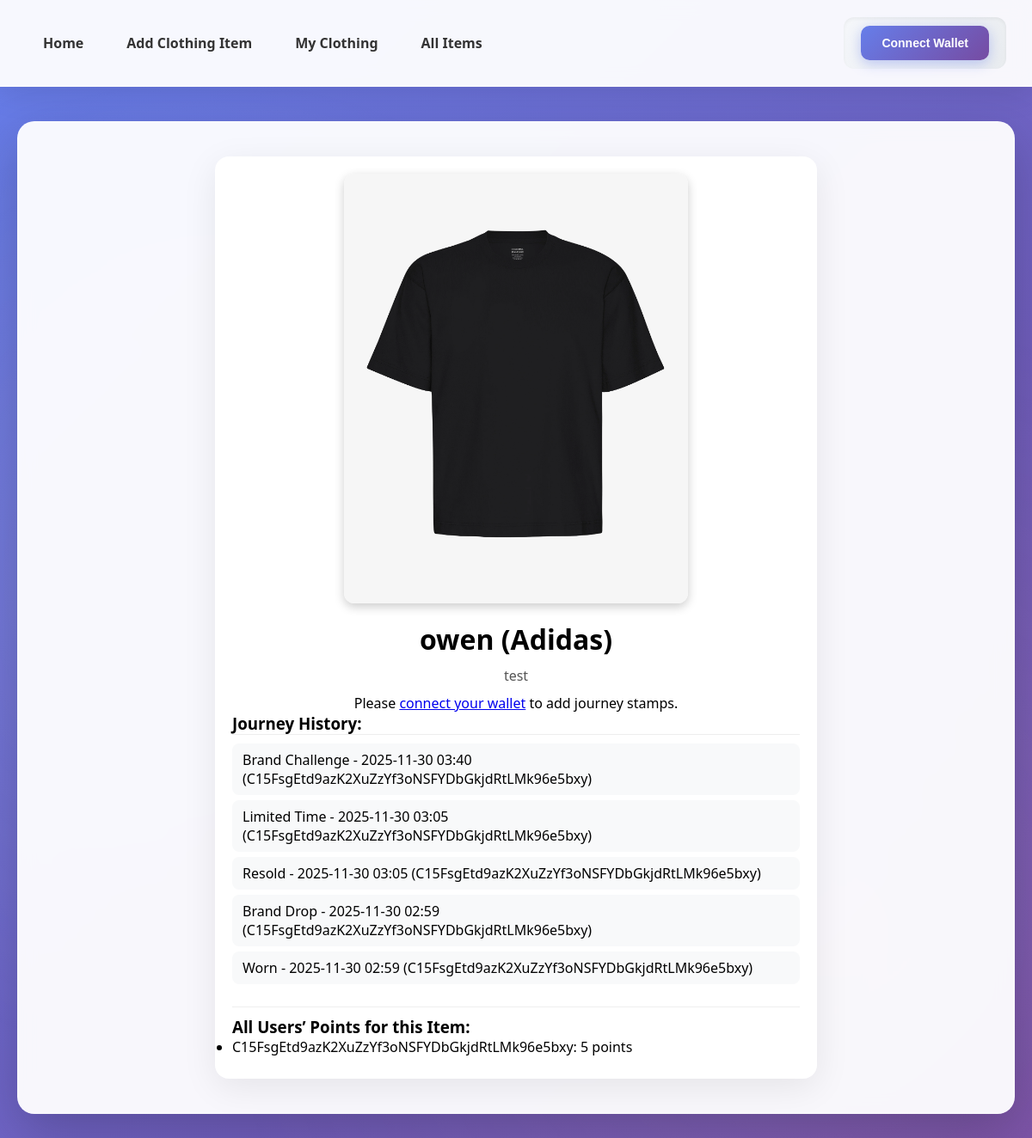
/item/59NteGuTZgK519NWdJ2auAvFjw2JFBL25GJRTGrAKtTC, run on the app's committed database.
### backend/models.py (models this page shows)
class Item(db.Model):
    __tablename__ = 'items'
    solanaMint = db.Column(db.String(44), primary_key=True)
    ownerPublicKey = db.Column(db.String(44))
    name = db.Column(db.String(30))
    description = db.Column(db.String(100))
    image_filename = db.Column(db.String(255))
    brand = db.Column(db.String(50))  # store brand name directly

class JourneyStamp(db.Model):
    __tablename__ = "journey_stamps"
    id = db.Column(db.Integer, primary_key=True)
    item_mint = db.Column(db.String(44), db.ForeignKey("items.solanaMint"))
    user_wallet = db.Column(db.String(44), db.ForeignKey("users.wallet"))
    event = db.Column(db.String(50))
    timestamp = db.Column(db.DateTime, default=db.func.now())

### backend/routes.py (the view)
    @app.route("/item/<mint_address>")
    def item_page(mint_address):
        wallet_pk = session.get("wallet_public_key")
        item = Item.query.get(mint_address)
        if not item:
            return "Item not found", 404
        stamps = JourneyStamp.query.filter_by(item_mint=mint_address).order_by(JourneyStamp.timestamp.desc()).all()
        item_points = 0
        if wallet_pk:
            item_points = JourneyStamp.query.filter_by(item_mint=mint_address, user_wallet=wallet_pk).count()
        from sqlalchemy import func
        user_points = (
            JourneyStamp.query
            .with_entities(JourneyStamp.user_wallet, func.count(JourneyStamp.id).label("points"))
            .filter_by(item_mint=mint_address)
            .group_by(JourneyStamp.user_wallet)
            .all()
        )
        return render_template(
            "item.html",
            item=item,
            stamps=stamps,
            wallet_public_key=wallet_pk,
            item_points=item_points,
            journey_events=JOURNEY_EVENTS,
            user_points=user_points
        )

### backend/templates/item.html (shortened to what this page needs)
{% extends "base.html" %}
{% block content %}
<div class="item-container">
    <img src="{{ url_for('static', filename='uploads/' + item.image_filename) }}" alt="{{ item.name }}" class="item-image">
    <h2>{{ item.name }} ({{ item.brand }})</h2>
    <p class="description">{{ item.description }}</p>
    {% if wallet_public_key %}
    <p class="loyalty-points">Your Loyalty Points for this item: <span id="points">{{ item_points }}</span></p>
    <div class="journey-actions">
        <select id="journeyEvent">
            {% for event in journey_events %}
                <option value="{{ event }}">{{ event.replace('_', ' ').title() }}</option>
            {% endfor %}
        </select>
        <button onclick="addJourney()">Add Journey Stamp</button>
    </div>
    {% else %}
    <p style="text-align:center;">Please <a href="/connect_wallet">connect your wallet</a> to add journey stamps.</p>
    {% endif %}
    <h3>Journey History:</h3>
    <ul class="journey-history" id="stampList">
        {% for stamp in stamps %}
            <li>{{ stamp.event.replace('_', ' ').title() }} - {{ stamp.timestamp.strftime('%Y-%m-%d %H:%M') }} ({{ stamp.user_wallet }})</li>
        {% endfor %}
    </ul>
    <div class="user-points">
        <h3>All Users’ Points for this Item:</h3>
        <ul>
            {% for user_wallet, points in user_points %}
                <li>{{ user_wallet }}: {{ points }} point{{ 's' if points != 1 else '' }}</li>
            {% endfor %}
        </ul>
    </div>
</div>
{% endblock %}

### backend/templates/base.html (shortened to what this page needs)
<!DOCTYPE html>
<html>
<head>
</head>
<body>
    <nav>
        <div class="nav-content">
            <div class="nav-links">
                <a href="/">Home</a>
                <a href="/add">Add Clothing Item</a>
                <a href="/my_items">My Clothing</a>
                <a href="/all_items">All Items</a>
            </div>
            <div class="wallet-section">
                {% if wallet_public_key %}
                    <span class="wallet-address">{{ wallet_public_key }}</span>
                    <span class="total-points">Total Points: <span id="totalPoints">{{ g.total_points }}</span></span>
                    <button id="disconnectWalletBtn">Disconnect Wallet</button>
                    <script type="module">
                        document.getElementById("disconnectWalletBtn")?.addEventListener("click", async () => {
                            await fetch("/disconnect_wallet", { method: "POST" });
                            window.solana?.disconnect?.();
                            location.reload();
                        });
                    </script>
                {% else %}
                    <button id="connectWalletBtn">Connect Wallet</button>
                {% endif %}
            </div>
        </div>
    </nav>
    <div class="container">
        <div class="content-wrapper">
            {% block content %}{% endblock %}
        </div>
    </div>
</body>
</html>

### backend/templates/base.html (style rules this page uses)
* { margin: 0; padding: 0; box-sizing: border-box; }
body { font-family: 'Segoe UI', Tahoma, Geneva, Verdana, sans-serif; background: linear-gradient(135deg, #667eea 0%, #764ba2 100%); min-height: 100vh; padding: 0; position: relative; }
body::before { content: ''; position: fixed; top: 0; left: 0; right: 0; bottom: 0; background: radial-gradient(circle at 20% 50%, rgba(255, 255, 255, 0.1) 0%, transparent 50%), radial-gradient(circle at 80% 80%, rgba(255, 255, 255, 0.1) 0%, transparent 50%); pointer-events: none; z-index: 0; }
.container { max-width: 1400px; margin: 0 auto; padding: 0 20px; position: relative; z-index: 1; }
nav { background: rgba(255, 255, 255, 0.95); backdrop-filter: blur(10px); padding: 0; margin-bottom: 40px; box-shadow: 0 8px 32px rgba(0, 0, 0, 0.1); border-bottom: 1px solid rgba(255, 255, 255, 0.18); position: sticky; top: 0; z-index: 100; }
.nav-content { max-width: 1400px; margin: 0 auto; padding: 20px 30px; display: flex; justify-content: space-between; align-items: center; flex-wrap: wrap; gap: 20px; }
.nav-links { display: flex; gap: 10px; align-items: center; flex-wrap: wrap; }
nav a { text-decoration: none; color: #333; font-weight: 600; padding: 10px 20px; border-radius: 8px; transition: all 0.3s ease; position: relative; overflow: hidden; }
nav a::before { content: ''; position: absolute; top: 0; left: -100%; width: 100%; height: 100%; background: linear-gradient(90deg, transparent, rgba(102, 126, 234, 0.1), transparent); transition: left 0.5s ease; }
.wallet-section { display: flex; align-items: center; gap: 15px; background: linear-gradient(135deg, #f5f7fa 0%, #e9ecef 100%); padding: 10px 20px; border-radius: 12px; box-shadow: inset 0 2px 4px rgba(0, 0, 0, 0.05); }
button { background: linear-gradient(135deg, #667eea 0%, #764ba2 100%); color: white; border: none; padding: 12px 24px; border-radius: 10px; font-weight: 600; cursor: pointer; transition: all 0.3s ease; box-shadow: 0 4px 15px rgba(102, 126, 234, 0.4); font-size: 14px; position: relative; overflow: hidden; }
button::before { content: ''; position: absolute; top: 50%; left: 50%; width: 0; height: 0; border-radius: 50%; background: rgba(255, 255, 255, 0.3); transform: translate(-50%, -50%); transition: width 0.6s, height 0.6s; }
.content-wrapper { background: rgba(255, 255, 255, 0.95); backdrop-filter: blur(10px); border-radius: 20px; padding: 40px; box-shadow: 0 20px 60px rgba(0, 0, 0, 0.2); margin-bottom: 40px; border: 1px solid rgba(255, 255, 255, 0.18); animation: fadeIn 0.6s ease; }

### backend/templates/item.html (style rules this page uses)
.item-container { max-width: 700px; margin: 0 auto; padding: 20px; background: white; border-radius: 16px; box-shadow: 0 10px 40px rgba(0, 0, 0, 0.08); }
.item-image { max-width: 400px; width: 100%; height: auto; border-radius: 12px; box-shadow: 0 4px 12px rgba(0,0,0,0.2); display: block; margin: 0 auto 20px auto; }
h2 { text-align: center; font-size: 2rem; margin-bottom: 10px; }
p.description { text-align: center; color: #555; margin-bottom: 10px; }
.journey-history { max-height: 300px; overflow-y: auto; border-top: 1px solid #eee; padding-top: 10px; }
.journey-history li { padding: 8px 12px; margin-bottom: 6px; border-radius: 8px; background: #f8f9fa; list-style: none; font-weight: 500; }
.user-points { margin-top: 20px; border-top: 1px solid #eee; padding-top: 10px; }
.user-points li { margin-bottom: 6px; font-weight: 500; }

### data on the page
Item: image_filename (picture), name "owen", brand "Adidas", description "test"
JourneyStamp: event.replace "Brand Challenge", timestamp "2025-11-30 03:40", user_wallet "C15FsgEtd9azK2XuZzYf3oNSFYDbGkjdRtLMk96e5bxy"
JourneyStamp: event.replace "Limited Time", timestamp "2025-11-30 03:05", user_wallet "C15FsgEtd9azK2XuZzYf3oNSFYDbGkjdRtLMk96e5bxy"
JourneyStamp: event.replace "Resold", timestamp "2025-11-30 03:05", user_wallet "C15FsgEtd9azK2XuZzYf3oNSFYDbGkjdRtLMk96e5bxy"
JourneyStamp: event.replace "Brand Drop", timestamp "2025-11-30 02:59", user_wallet "C15FsgEtd9azK2XuZzYf3oNSFYDbGkjdRtLMk96e5bxy"
JourneyStamp: event.replace "Worn", timestamp "2025-11-30 02:59", user_wallet "C15FsgEtd9azK2XuZzYf3oNSFYDbGkjdRtLMk96e5bxy"

### other printed values
{{ user_wallet }} "C15FsgEtd9azK2XuZzYf3oNSFYDbGkjdRtLMk96e5bxy"
{{ points }} "5"
{{ 's' if points != 1 else '' }} "s"
